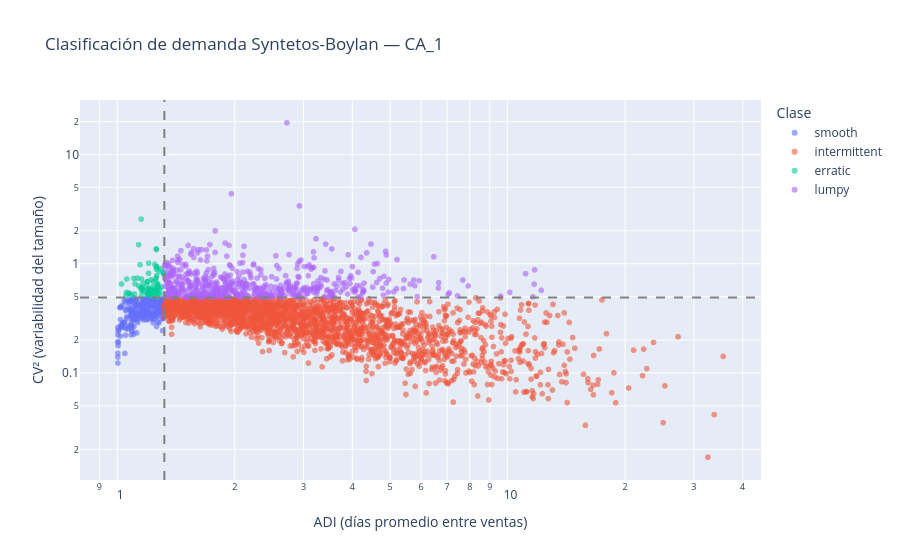

This figure's notebook cell:
### Code cell
fig = px.scatter(
    seg.to_pandas(), x="adi", y="cv2", color="sb_class",
    hover_data=["id", "abc", "xyz"], opacity=0.6, log_x=True, log_y=True,
    labels={"adi": "ADI (días promedio entre ventas)", "cv2": "CV² (variabilidad del tamaño)",
            "sb_class": "Clase"},
    title="Clasificación de demanda Syntetos-Boylan — CA_1",
)
fig.add_vline(x=1.32, line_dash="dash", line_color="gray")
fig.add_hline(y=0.49, line_dash="dash", line_color="gray")
guardar(fig, "01_adi_cv2")

### Figure 1 — Plotly figure (JSON) as saved in the notebook; plotly's stock layout.template omitted (floating-point values rounded to 4 significant figures; data arrays with more than 128 entries replaced by an {"elided": "..."} marker saying what was removed)
{"data": [{"customdata": {"elided": "232x3 str values"}, "hovertemplate": "Clase=smooth<br>ADI (días promedio entre ventas)=%{x}<br>CV² (variabilidad del tamaño)=%{y}<br>id=%{customdata[0]}<br>abc=%{customdata[1]}<br>xyz=%{customdata[2]}<extra></extra>", "legendgroup": "smooth", "marker": {"color": "#636efa", "opacity": 0.6, "symbol": "circle"}, "mode": "markers", "name": "smooth", "showlegend": true, "type": "scattergl", "x": {"elided": "232 float values"}, "xaxis": "x", "y": {"elided": "232 float values"}, "yaxis": "y"}, {"customdata": {"elided": "2195x3 str values"}, "hovertemplate": "Clase=intermittent<br>ADI (días promedio entre ventas)=%{x}<br>CV² (variabilidad del tamaño)=%{y}<br>id=%{customdata[0]}<br>abc=%{customdata[1]}<br>xyz=%{customdata[2]}<extra></extra>", "legendgroup": "intermittent", "marker": {"color": "#EF553B", "opacity": 0.6, "symbol": "circle"}, "mode": "markers", "name": "intermittent", "showlegend": true, "type": "scattergl", "x": {"elided": "2195 float values"}, "xaxis": "x", "y": {"elided": "2195 float values"}, "yaxis": "y"}, {"customdata": {"elided": "76x3 str values"}, "hovertemplate": "Clase=erratic<br>ADI (días promedio entre ventas)=%{x}<br>CV² (variabilidad del tamaño)=%{y}<br>id=%{customdata[0]}<br>abc=%{customdata[1]}<br>xyz=%{customdata[2]}<extra></extra>", "legendgroup": "erratic", "marker": {"color": "#00cc96", "opacity": 0.6, "symbol": "circle"}, "mode": "markers", "name": "erratic", "showlegend": true, "type": "scattergl", "x": [1.151, 1.161, 1.169, 1.057, 1.21, 1.264, 1.27, 1.267, 1.201, 1.274, 1.102, 1.275, 1.245, 1.134, 1.053, 1.201, 1.135, 1.056, 1.155, 1.157, 1.154, 1.257, 1.126, 1.151, 1.16, 1.07, 1.267, 1.166, 1.205, 1.255, 1.192, 1.218, 1.194, 1.072, 1.194, 1.26, 1.153, 1.192, 1.26, 1.237, 1.144, 1.216, 1.299, 1.262, 1.229, 1.084, 1.315, 1.221, 1.258, 1.11, 1.239, 1.247, 1.152, 1.107, 1.287, 1.234, 1.313, 1.26, 1.314, 1.251, 1.199, 1.203, 1.251, 1.279, 1.026, 1.285, 1.271, 1.2, 1.235, 1.262, 1.202, 1.294, 1.206, 1.194, 1.26, 1.225], "xaxis": "x", "y": [2.56, 0.5844, 0.5573, 0.725, 0.5491, 0.5691, 0.6186, 0.6509, 0.5106, 0.6047, 0.7347, 0.5371, 0.5675, 0.625, 0.5129, 0.5903, 1.495, 0.5467, 0.6055, 0.6023, 0.5655, 0.7438, 0.7393, 0.5995, 0.5831, 0.532, 0.4984, 0.6617, 0.5628, 0.7145, 0.6262, 0.5761, 0.6817, 0.5383, 0.6877, 0.5158, 0.7248, 0.5246, 0.8913, 0.6863, 0.9803, 0.5315, 0.6126, 0.7788, 0.5191, 0.5157, 0.8007, 0.7135, 1.372, 0.6562, 0.5123, 0.9905, 0.5073, 0.5287, 0.5323, 0.6156, 0.8245, 1.348, 0.8139, 0.5873, 0.5882, 1.012, 0.5546, 0.851, 0.6527, 0.5744, 0.6521, 0.5316, 0.508, 0.9412, 0.8176, 0.8981, 0.5339, 0.5353, 0.9355, 0.587], "yaxis": "y"}, {"customdata": {"elided": "546x3 str values"}, "hovertemplate": "Clase=lumpy<br>ADI (días promedio entre ventas)=%{x}<br>CV² (variabilidad del tamaño)=%{y}<br>id=%{customdata[0]}<br>abc=%{customdata[1]}<br>xyz=%{customdata[2]}<extra></extra>", "legendgroup": "lumpy", "marker": {"color": "#ab63fa", "opacity": 0.6, "symbol": "circle"}, "mode": "markers", "name": "lumpy", "showlegend": true, "type": "scattergl", "x": {"elided": "546 float values"}, "xaxis": "x", "y": {"elided": "546 float values"}, "yaxis": "y"}], "layout": {"legend": {"title": {"text": "Clase"}, "tracegroupgap": 0}, "shapes": [{"line": {"color": "gray", "dash": "dash"}, "type": "line", "x0": 1.32, "x1": 1.32, "xref": "x", "y0": 0, "y1": 1, "yref": "y domain"}, {"line": {"color": "gray", "dash": "dash"}, "type": "line", "x0": 0, "x1": 1, "xref": "x domain", "y0": 0.49, "y1": 0.49, "yref": "y"}], "title": {"text": "Clasificación de demanda Syntetos-Boylan — CA_1"}, "xaxis": {"anchor": "y", "domain": [0, 1], "title": {"text": "ADI (días promedio entre ventas)"}, "type": "log"}, "yaxis": {"anchor": "x", "domain": [0, 1], "title": {"text": "CV² (variabilidad del tamaño)"}, "type": "log"}}}
